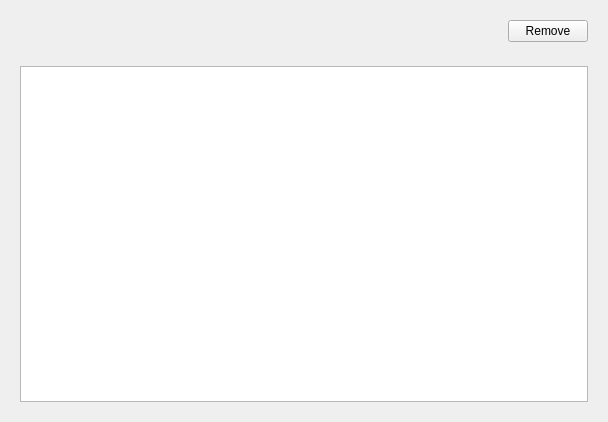
<?xml version="1.0" encoding="UTF-8"?>
<ui version="4.0">
 <class>Form</class>
 <widget class="QWidget" name="Form">
  <property name="geometry">
   <rect>
    <x>0</x>
    <y>0</y>
    <width>608</width>
    <height>422</height>
   </rect>
  </property>
  <property name="windowTitle">
   <string>Form</string>
  </property>
  <layout class="QVBoxLayout" name="verticalLayout_2">
   <item>
    <widget class="QWidget" name="controlsBox" native="true">
     <layout class="QHBoxLayout" name="horizontalLayout">
      <item>
       <spacer name="horizontalSpacer">
        <property name="orientation">
         <enum>Qt::Horizontal</enum>
        </property>
        <property name="sizeHint" stdset="0">
         <size>
          <width>434</width>
          <height>20</height>
         </size>
        </property>
       </spacer>
      </item>
      <item>
       <widget class="QPushButton" name="removeBtn">
        <property name="text">
         <string>Remove</string>
        </property>
       </widget>
      </item>
     </layout>
    </widget>
   </item>
   <item>
    <widget class="QWidget" name="widget_2" native="true">
     <layout class="QVBoxLayout" name="verticalLayout">
      <item>
       <widget class="QTextEdit" name="reportTextEdit"/>
      </item>
     </layout>
    </widget>
   </item>
  </layout>
 </widget>
 <resources/>
 <connections/>
</ui>
